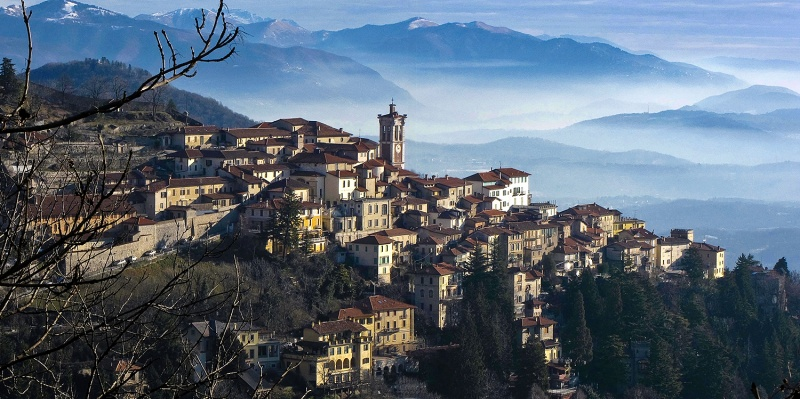
#> input picture images/varese.jpg, 800 x 399 px, found by its file name
$ python ch6_2.py
#> lines starting #> are read from the running program, lines starting #| are printed output that depends on the picture; after the words box and inside, x2 and y2 are one past the last pixel; in counts of white or black regions, pixels touching at a corner belong together
import cv2 as cv
import numpy as np
import os

root = os.getcwd()

imgPath = os.path.join(root, "images/varese.jpg")
img = cv.imread(imgPath)
#> img is the input picture: shape (399, 800, 3); mean B, G, R 117.7, 103.6, 90.3

gray = cv.cvtColor(img, cv.COLOR_BGR2GRAY)
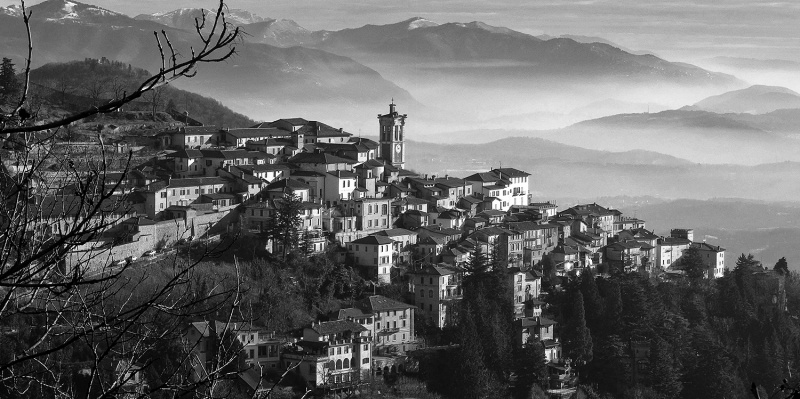
#> gray: shape (399, 800); min 0, max 255, mean 101.2

sift = cv.SIFT_create()
keypoints, descriptors = sift.detectAndCompute(gray, None)
#> keypoints = 2060 keypoints; strongest (x, y, size): (261, 138, 1.9), (190, 162, 3.8), (578, 273, 2.5), (321, 339, 2.6)

cv.drawKeypoints(img, keypoints, img, (52, 163, 236), cv.DrawMatchesFlags_DRAW_RICH_KEYPOINTS)
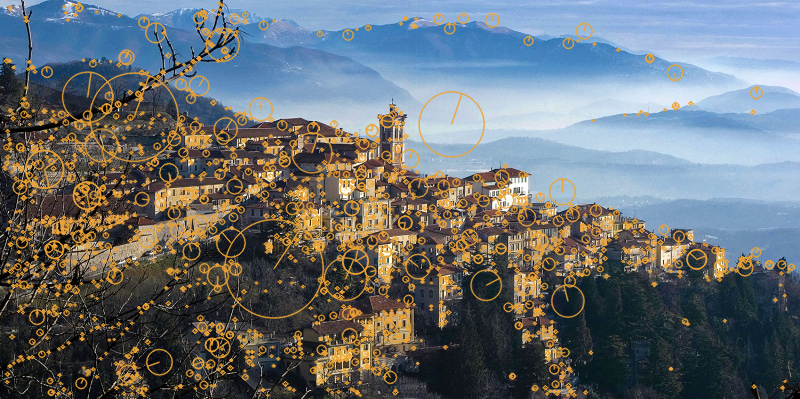
#> img: shape (399, 800, 3); 18.28% of pixels changed, all inside (x1, y1, x2, y2) = (1, 1, 796, 398)

cv.imshow("a", img)
cv.waitKey()
